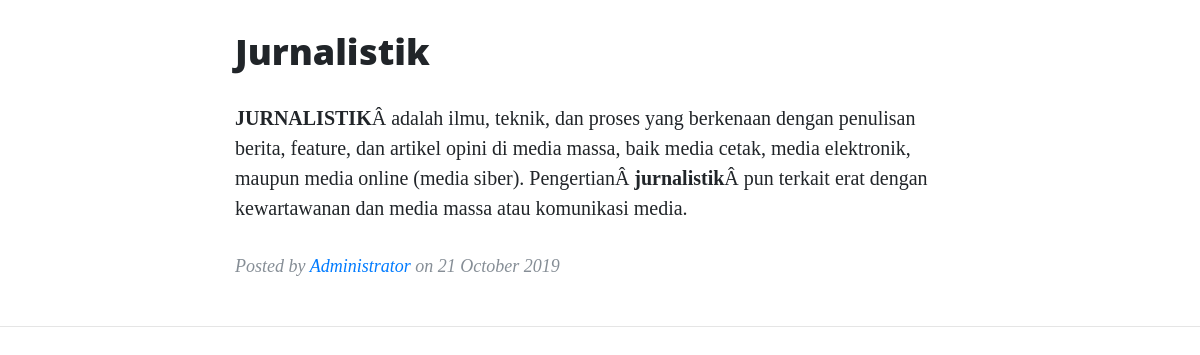
The page /detail_post_index.php?id=13 on the database its author committed.
### tables this page shows
CREATE TABLE `post` (
  `id` int(11) NOT NULL,
  `title` varchar(100) NOT NULL,
  `description` text NOT NULL,
  `post_date` varchar(20) NOT NULL,
  `posted` varchar(100) NOT NULL
);

### detail_post_index.php (the view, shortened to what this page needs)
<?php
$id = $_GET['id'];
include_once("config.php");
$result = mysqli_query($mysqli, "SELECT * FROM post WHERE id='$id'");
?>
<!DOCTYPE html>
<html lang="en">
<head>
    <link rel="stylesheet" href="<?= 'vendor/bootstrap/css/bootstrap.min.css' ?>">
    <link rel="stylesheet" href="<?= 'css/literasi.css' ?>">
</head>
<body>
    <div class="container">
        <div class="row">
            <div class="col-lg-8 col-md-10 mx-auto">
                <?php while ($content = mysqli_fetch_array($result)) { ?>
                    <div class="post-preview">
                        <a href="<?= 'detail_post_index.php?id=' . $content['id'] ?>">
                            <h2 class="post-title">
                                <?php echo $content['title']; ?>
                            </h2>
                        </a>
                        <p class="post-subtitle">
                            <?php echo $content['description']; ?>
                        </p>
                        <p class="post-meta">Posted by
                            <a href="#" class="text-primary"><?php echo $content['posted']; ?></a>
                            on <?php echo $content['post_date']  ?></p>
                    </div>
                <?php } ?>
            </div>
        </div>
    </div>
    <hr>
    <?php include_once("footer.php"); ?>

### css/literasi.css (style rules this page uses)
body { font-size: 20px; color: #212529; font-family: Lora, 'Times New Roman', serif }
p { line-height: 1.5; margin: 30px 0 }
p a { text-decoration: underline }
h1, h2, h3, h4, h5, h6 { font-weight: 800; font-family: 'Open Sans', 'Helvetica Neue', Helvetica, Arial, sans-serif }
a { color: #212529; transition: all .2s }
.post-preview>a { color: #212529 }
.post-preview>a>.post-title { font-size: 30px; margin-top: 30px; margin-bottom: 10px }
.post-preview>.post-meta { font-size: 18px; font-style: italic; margin-top: 0; color: #868e96 }
.post-preview>.post-meta>a { text-decoration: none; color: #212529 }
@media only screen and (min-width:768px) { .post-preview>a>.post-title { font-size: 36px } }

### rows shown on the page
post: title "Jurnalistik", description "JURNALISTIK Â adalah ilmu, teknik, dan proses yang berkenaan dengan penulisan berita, feature, dan artikel opini di media massa, baik media cetak, media elektronik, maupun media online (media siber). PengertianÂ jurnalistik Â pun terkait erat dengan kewartawanan dan media massa atau komunikasi media.", posted "Administrator", post_date "21 October 2019"
